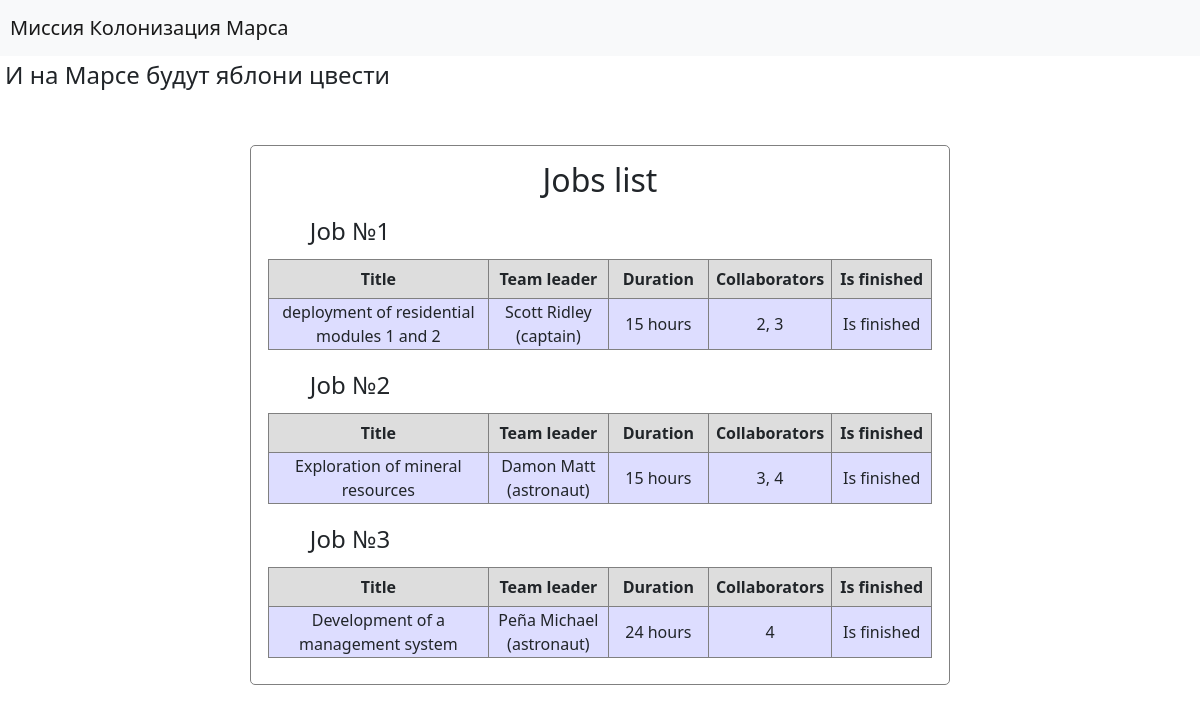
/jobs, run on an earlier commit of the app's database.
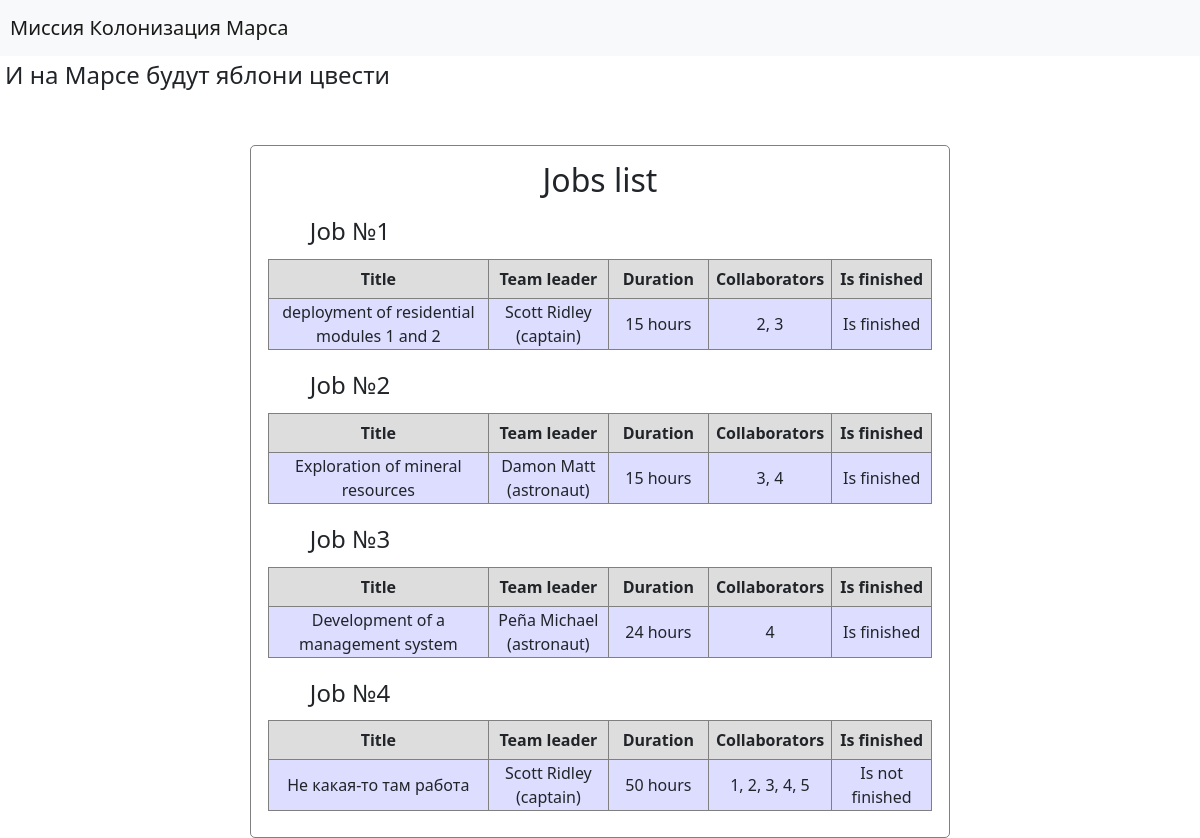
And on a later commit of the database.
### data/jobs.py (models this page shows, shortened)
class Jobs(SqlAlchemyBase, SerializerMixin):
    __tablename__ = 'jobs'
    id = Column(sqlalchemy.Integer, primary_key=True, autoincrement=True)
    team_leader = Column(sqlalchemy.Integer, sqlalchemy.ForeignKey("users.id"))
    job = Column(sqlalchemy.String)
    work_size = Column(sqlalchemy.Integer)
    collaborators = Column(sqlalchemy.String)
    start_date = Column(sqlalchemy.DateTime, default=datetime.now)
    end_date = Column(sqlalchemy.DateTime, default=lambda: datetime.now() + timedelta(days=1))
    is_finished = Column(sqlalchemy.Boolean, default=False)
    def values(self, session):
        leader = session.query(User).filter(User.id == self.team_leader)[0]
        leader = leader.surname + ' ' + leader.name + ' (' + leader.position + ')'
        work_size = str(self.work_size) + [' hours', ' hour'][self.work_size == 1]
        is_finished = ["Is not finished", "Is finished"][self.is_finished]
        return [self.job, leader, work_size, self.collaborators, is_finished][:]

### main.py (the view)
@app.route('/jobs')
def job_list():    # http://127.0.0.1:5000/jobs
    session = create_session()
    titles = ['Title', 'Team leader', 'Duration', 'Collaborators', 'Is finished']
    jobs = [job.values(session) for job in session.query(Jobs).all()]
    sizes = [220, 120, 100, 50, 100]
    return render_template('list_view.html', table_title='Jobs list',
                           title='Список работ', column_sizes=sizes, titles=titles, list=jobs)

### data/db_session.py (called while the page is built)
def create_session() -> Session:
    global __factory
    return __factory()

### templates/list_view.html (shortened to what this page needs)
{% extends "base.html" %}
{% block content %}
<form class="list">
    <h2>{{ table_title }}</h2>
    {% for item in list %}
    <div>
        <h4>Job №{{ loop.index }}</h4>
        <table>
            <tr>
                {% for i in titles %}
                    <th width="{{ column_sizes[ loop.index0 ] }}"> {{ i }} </th>
                {% endfor %}
            </tr>
            <tr>
                {% for i in item %}
                    <td width="{{ column_sizes[ loop.index0 ] }}"> {{ i }} </td>
                {% endfor %}
            </tr>
        </table>
    </div>
    {% endfor %}
</form>
{% endblock %}

### templates/base.html (shortened to what this page needs)
<!DOCTYPE html>
<html lang="en">
    <head>
        <link rel="stylesheet"
        href="https://cdn.jsdelivr.net/npm/bootstrap@5.0.0-beta1/dist/css/bootstrap.min.css"
>
        <link rel="stylesheet" type="text/css" href="/static/css/style.css"/>
    </head>
    <body>
        <header>
            <nav class="navbar navbar-light bg-light">
                <a class="navbar-brand" href="/">Миссия Колонизация Марса</a>
            </nav>
            <h4> И на Марсе будут яблони цвести</h4>
        </header>
        {% block content %}{% endblock %}
    </body>
</html>

### static/css/style.css (style rules this page uses)
form.list { margin-top: 50px; margin-left: auto; margin-right: auto; width: 700px; background-color: #ffffff; padding: 10px; text-align: center; border: 1px solid gray; border-radius: 5px; }
nav { background-color: #eeeefe; }
a { margin-left: 10px; }
h2 { padding: 5px; }
h4 { margin-right: 500px; padding: 5px; }
table { margin-left: auto; margin-right: auto; border: 1px solid gray; width: auto; }
th { border: 1px solid gray; background-color: #dddddd; padding: 7px; border-left: 25px; text-align: center; }
td { border: 1px solid gray; background-color: #ddddff; max-width: 300px; }

What changed in the data, as far as the page shows it:
added Jobs: {{ column_sizes[ loop.index0 ] }} 220 (drawn), titles "Title" "Team leader" "Duration" "Collaborators" "Is finished", {{ column_sizes[ loop.index0 ] }} 120 (drawn), {{ column_sizes[ loop.index0 ] }} 100 (drawn), {{ column_sizes[ loop.index0 ] }} 50 (drawn), job "Не какая-то там работа", item "Scott Ridley (captain)" "50 hours" "Is not finished", collaborators "1, 2, 3, 4, 5"
